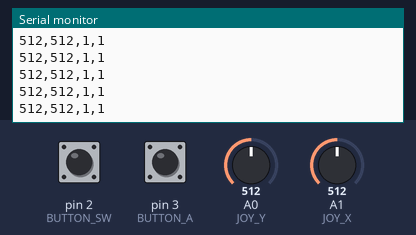
Recording of a sketch running on a simulated Arduino Uno, built with avr-gcc and run on an emulated ATmega328P. Parts: the last lines printed to the serial monitor. The inputs (shaded band) are chosen by the test bench; at power-on: A0 (JOY_Y) = 512, A1 (JOY_X) = 512, pin 2 (BUTTON_SW) HIGH, pin 3 (BUTTON_A) HIGH.

Above: at 1.2 s.
1.3 s: A0 (JOY_Y) set to 716
At 2.4 s:
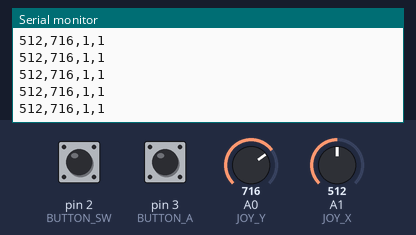
2.8 s: A0 (JOY_Y) set to 1023
At 3.9 s:
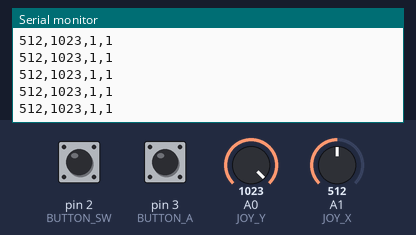
5.8 s: A1 (JOY_X) set to 716
At 6.8 s:
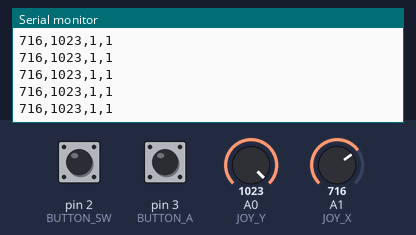
7.3 s: pin 2 (BUTTON_SW) pulled LOW for 0.15 s
8.9 s: pin 3 (BUTTON_A) pulled LOW for 0.15 s
10.5 s: A1 (JOY_X) set to 900
At 11.6 s:
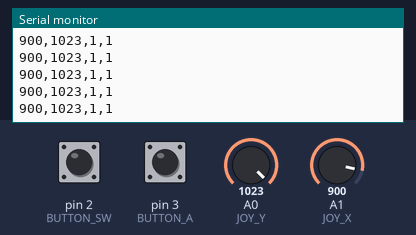
Timing chart, 0 to 13.0 s (numbered marks = the images above; inputs shaded):
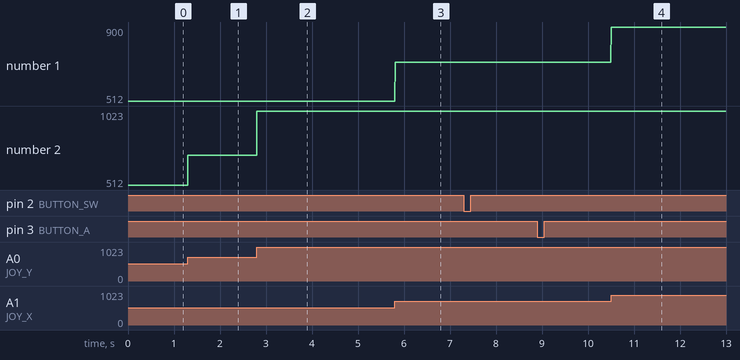

Measured:
- after the input at 1.3 s, the serial monitor: prints a new line at once (image 1)
- after the input at 2.8 s, the serial monitor: prints a new line at once (image 2)
- after the input at 5.8 s, the serial monitor: prints a new line at once (image 3)
- after the input at 10.5 s, the serial monitor: prints a new line at once (image 4)
- plotted number 1: 512 → 716 after the input at 5.8 s, 716 → 900 after the input at 10.5 s
- plotted number 2: 512 → 716 after the input at 1.3 s, 716 → 1023 after the input at 2.8 s

The sketch:

main.ino
```cpp
// --- Definição dos Pinos ---

// Pinos Analógicos para o Joystick
// O Arduino Mega tem mais pinos analógicos, mas A0 e A1 são universais.
#define JOY_Y A0
#define JOY_X A1

// Pinos Digitais para os Botões
// D2 e D3 são usados como exemplo. Para o botão do joystick (SW), o pull-up interno é ideal.
#define BUTTON_SW 2 // Botão do joystick (SW)
#define BUTTON_A 3  // Botão extra (para o módulo de botão)

// Taxa de Comunicação: Rápida para garantir baixa latência
#define BAUD_RATE 115200

void setup() {
  // 1. Inicializa a comunicação serial
  Serial.begin(BAUD_RATE);

  // 2. Configura os pinos dos botões como INPUT_PULLUP
  // Isso elimina a necessidade de resistores externos. O pino lê LOW (0) quando o botão é pressionado.
  pinMode(BUTTON_SW, INPUT_PULLUP);
  pinMode(BUTTON_A, INPUT_PULLUP);

  // Pinos analógicos (A0, A1) não precisam de pinMode em placas AVR (como o Uno/Mega)
}

void loop() {
  // --- 1. Leitura dos Valores ---

  // Valores Analógicos (0 a 1023)
  int xValue = analogRead(JOY_X);
  int yValue = analogRead(JOY_Y);

  // Valores Digitais (HIGH=1 = Não Pressionado; LOW=0 = Pressionado)
  int btnSW = digitalRead(BUTTON_SW);
  int btnA = digitalRead(BUTTON_A);

  // --- 2. Envio da Saída Serial (Formato CSV) ---

  // Envia no formato: X,Y,SW,A\n
  // Exemplo de saída: 512,512,1,1

  Serial.print(xValue);
  Serial.print(",");
  Serial.print(yValue);
  Serial.print(",");
  Serial.print(btnSW);
  Serial.print(",");
  Serial.println(btnA); // Usa println para adicionar a quebra de linha (\n)

  // Pequeno atraso para estabilidade e para o Python ter tempo de ler
  // Se o delay for muito alto, o controle fica lento. Se for muito baixo, pode haver congestionamento.
  delay(5);
}
```
